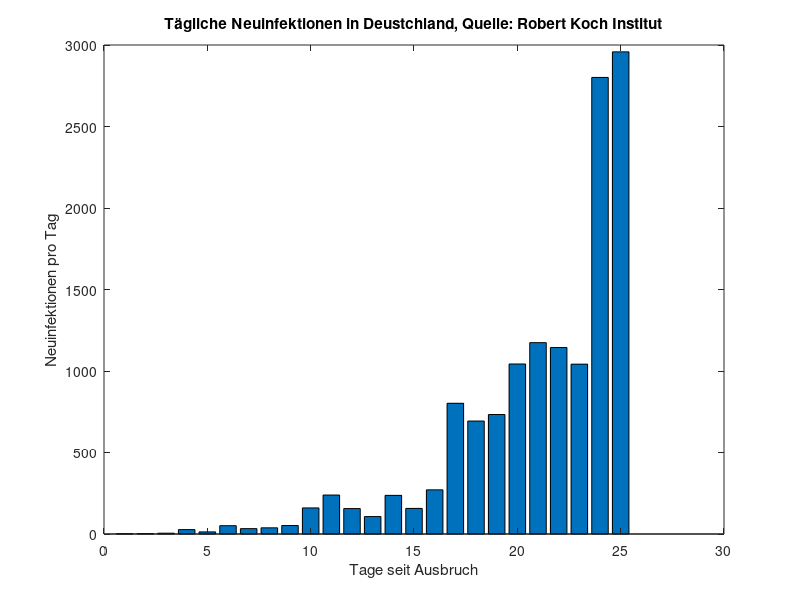
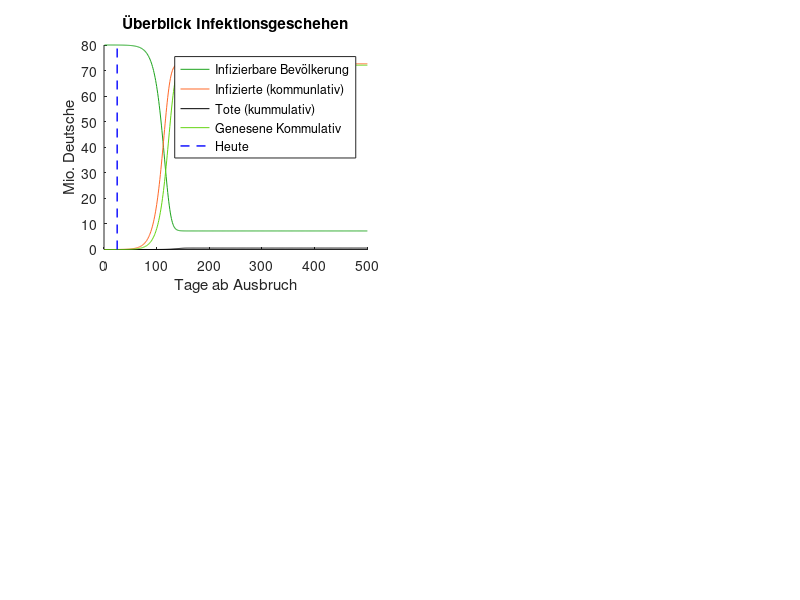

These charts were generated, in order, by the following MATLAB code: (Note: this script raises an error after producing the figures.)
close all
clear all


%%Inspired by Christopher Roemmelmayer
%%Implemented by Felix Kaiser


%% Pandemie Simulator
% 
% 
% Mit diesem Tool können anhand realen Daten verschiedene Ausbreitungsszenarien 
% einer Pandemie in einer Population simuliert werden. 
%% Annahmen
% 
%% 
% * Ein Krankheitsverlauf ist eine Sequenz von Inkubationszeit, Symptome zeigender 
% Zeit (ansteckend), im Falle eines schweren Verlaufs einer Lungenentzündung, 
% im Falle eines sehr schweren Verlaufs einer Zeit auf der Intensivstation und 
% evtl dem Tod.
%% 
% 
% 
% Quelle heirfür ist der <https://www.rki.de/DE/Content/InfAZ/N/Neuartiges_Coronavirus/Steckbrief.html 
% Corona-Steckbrief des RKI>
% 
% 
%% 
% * Die Basisreproduktionszahl gibt an, wie viele Menschen eine infizeirte Person 
% in ihrer infektiösen Phase im Durchschnitt ansteckt, falls die betroffene Bevölkerung 
% weder geimpft oder immun ist. Diese kann in dieser Simulation verändert werden, 
% um die unterschiedlichen Ausbreitungsgeschwindigkeiten der Krankheit bei keinen 
% Maßnahmen oder Social Distancing abzubilden.
%% 
% 
%% 
% * Die Nettoreproduktionszahl gibt an, wie viele Menschen eine Person in der 
% infektiösen Phase im Durchschnitt infiziert.
%% 
% $$\textrm{Nettoreproduktionszahl}=\textrm{Basisreproduktionszahl}*\left(1-p_{\textrm{Immune}\;\textrm{Population}} 
% \right)$$
% 
% 
%% 
% * DIe Anzahl der Neuinfizierten am Tag $t_{\textrm{heute}}$ errechnet sich 
% aus:
%% 
% $$\textrm{Neuinfektionen}\left(t_{\textrm{heute}} \right)=\sum_{t=t_{\textrm{heute}} 
% -\left(\textrm{Inkubationszeit}+\textrm{Infektiösezeit}\right)}^{t_{\textrm{heute}} 
% -\textrm{Inkubationszeit}} \textrm{Neuinfektionen}\left(t\right)*\frac{\textrm{Nettoreproduktionszahl}\left(t\right)}{\textrm{InfektiöseZeit}}$$
% 
% 
%% 
% * Bereits Infizierte können nicht nochmals angesteckt werden und sind somit 
% immun.
%% 
% 
%% Parameter 


AnteilImmuner = 0;

Basisreproduktionszahl = 1.8; % Source: RKI gibt an, wie viele Menschen eine bereits erkrankte Person im Durchschnitt infiziert, falls die betroffene Bevölkerung weder geimpft noch anderweitig vor der Übertragung geschützt wird
Nettoreproduktionszahl = Basisreproduktionszahl * (1-AnteilImmuner); % Source WIKI
Vorhersagezeitraum = 500;

AnteilKrankerZuBehandelnder =0.1;% Konservative Wahrscheinlichkeiten, behandelt werden zu müssen
AnteilBehandelterAufIntensivMitBeatmung =0.1;%Intensiv behandelt werden zu müssen
AnteilToterUnterSchwerenFaellen_WennBeatmet =0.22; % zu sterben
AnteilToterUnterSchwerenFaellen_WennNichtBeatmet = 0.8;

Population = ones(1,Vorhersagezeitraum)* 80000000;

Inkubationszeit =5; %Source RKI Steckbrief
InfektioeseZeit =4;
PneunmonieZeit =3;
KrankenhausPhase =14;


PARAMETERAUSGABE = 1;
if(PARAMETERAUSGABE) 
    Basisreproduktionszahl% Source: RKI gibt an, wie viele Menschen eine bereits erkrankte Person im Durchschnitt infiziert, falls die betroffene Bevölkerung weder geimpft noch anderweitig vor der Übertragung geschützt wird
    Vorhersagezeitraum
    AnteilKrankerZuBehandelnder% Konservative Wahrscheinlichkeiten, behandelt werden zu müssen
    AnteilBehandelterAufIntensivMitBeatmung%Intensiv behandelt werden zu müssen
    AnteilToterUnterSchwerenFaellen_WennBeatmet% zu sterben
    AnteilToterUnterSchwerenFaellen_WennNichtBeatmet
    Population(1)
    Inkubationszeit%Source RKI Steckbrief
    InfektioeseZeit
    PneunmonieZeit
    KrankenhausPhase
end

neuInfizierteAmTag = zeros(1,Vorhersagezeitraum+8);
bisherInfizierteAmTag = zeros(1,Vorhersagezeitraum);
geneseneAmTag = zeros(1,Vorhersagezeitraum);
InkubierendeInfizierteAmTag = zeros(1, Vorhersagezeitraum);
InfektioeseInfizierteAmTag = zeros(1,Vorhersagezeitraum);
ZubehandelndeInfizierteAmTag = zeros(1,Vorhersagezeitraum);
IntensivPatientenAmTag = zeros(1,Vorhersagezeitraum);
anteilBeatmeterIntensivPatienten = zeros(1,Vorhersagezeitraum);
ToteAmTag= zeros(1,Vorhersagezeitraum);
bisherToteAmTag= zeros(1,Vorhersagezeitraum);
neuGeneseneAmTag = zeros(1,Vorhersagezeitraum);
AnteilImmuner = zeros(1,Vorhersagezeitraum);
BasisreproduktionsrateArray = ones(1,Vorhersagezeitraum);
NettoreproduktionszahlArray = ones(1,Vorhersagezeitraum);



anstiegFaelleInGerProTagHistory = [2;3;5;27;13; 51;33;38;52;160;239;156;107;237;157;271;802;693;733;1043;1174;1144;1042;2801;2958];

%% Startbedingungen
% 
% 
% Als Startbedingunen sind die<https://www.rki.de/DE/Content/InfAZ/N/Neuartiges_Coronavirus/Fallzahlen.html  
% Zahlen des Robert-Koch-Instituts> angeben. 


figure(1)
bar(anstiegFaelleInGerProTagHistory);
xlabel('Tage seit Ausbruch');
ylabel('Neuinfektionen pro Tag')
title('Tägliche Neuinfektionen in Deustchland, Quelle: Robert Koch Institut')

simStart = length(anstiegFaelleInGerProTagHistory);

neuInfizierteAmTag(1:simStart) = anstiegFaelleInGerProTagHistory;

est_Nettoreproduktionszahl = anstiegFaelleInGerProTagHistory(end)*InfektioeseZeit / sum(anstiegFaelleInGerProTagHistory(end-(Inkubationszeit+InfektioeseZeit):end-Inkubationszeit));


% Modus wählen 

%%%%CHANGE MODE AND PARAMETERS HERE
MODUS = 1;

if (MODUS == 1)
    text = sprintf('Manuelle Basisreproduktionszahl: %1.2f',Basisreproduktionszahl);
    disp(text)
    BasisreproduktionsrateArray = ones(1,Vorhersagezeitraum) * Basisreproduktionszahl;
    NettoreproduktionszahlArray = ones(1,Vorhersagezeitraum) * Basisreproduktionszahl;
elseif (MODUS == 2)
    text = sprintf('Berechnete Basisreproduktionszahl: %1.2f',est_Nettoreproduktionszahl);
    disp(text)
    est_Nettoreproduktionszahl = anstiegFaelleInGerProTagHistory(end)*InfektioeseZeit / sum(anstiegFaelleInGerProTagHistory(end-(Inkubationszeit+InfektioeseZeit):end-Inkubationszeit));
    BasisreproduktionsrateArray = ones(1,Vorhersagezeitraum) * est_Nettoreproduktionszahl;
    NettoreproduktionszahlArray = ones(1,Vorhersagezeitraum) * est_Nettoreproduktionszahl;
    
end
% Ausgangssperre(n)


AUSGANGSSPERREN = false;

%% 
% Eingabe der Parameter der Ausganssperre als [[Anfangstag; Endtag; Basisinfektionszahl] 
% [...]]


if (AUSGANGSSPERREN)
    
    
    
    %disp('Szenario: Lockdown ab heute für 2 Wochen mit Basisreproduktionszahl = 0.8')
    % [[25;39; 0.8]] 
    %Winning Strategy zusammen mit Impfung nach 360 Tagen und 500000
    disp('Strategie mit Verschärfung des ersten Lockdowns, dann Lockerungen und Verschärfungen an das Geschehen angepasst')
    %Impfungen pro Tag : [[30;51; 0.8] [52 ;80 ;0.2] [170;210; 0.5] [250;270;0.2] [350;370;0.2]] 
    ausgangssperren_Beginn_Ende_BasisrepZahl = [[30;51; 0.8] [52 ;80 ;0.2] [170;210; 0.5] [250;270;0.2] [350;370;0.2]];
    
    anzahl_der_Ausgangssperren = size(ausgangssperren_Beginn_Ende_BasisrepZahl,2);
    
    text = sprintf('%1.0f Ausgangssperre(n) mit einstellbarer Reproduktionszahl', anzahl_der_Ausgangssperren);
    disp(text);
    
    shutdownTage = sum(ausgangssperren_Beginn_Ende_BasisrepZahl(2,:)-ausgangssperren_Beginn_Ende_BasisrepZahl(1,:));
    
    text = sprintf('Tage mit Ausgangsperre: %.0f', shutdownTage);
    disp(text);
    BasisreproduktionsrateArray = ones(1,Vorhersagezeitraum) * Basisreproduktionszahl ;
    
    for i = 1:anzahl_der_Ausgangssperren
        BasisreproduktionsrateArray(ausgangssperren_Beginn_Ende_BasisrepZahl(1,i):ausgangssperren_Beginn_Ende_BasisrepZahl(2,i)) = ausgangssperren_Beginn_Ende_BasisrepZahl(3,i);
    end
    
    %Tag_der_Ausgangssperre = 30;
    %Tag_des_Ende_der_Ausgangssperre = 51;
    %Basisreproduktionsrate_Nach_Ausgangssperre = 0.8;
    
    %BasisreproduktionsrateArray = ones(1,Vorhersagezeitraum);
    %BasisreproduktionsrateArray(1:end) = Basisreproduktionszahl;
    %BasisreproduktionsrateArray(Tag_der_Ausgangssperre + 1:Tag_des_Ende_der_Ausgangssperre) = Basisreproduktionsrate_Nach_Ausgangssperre;
    
    for i = length(BasisreproduktionsrateArray)
        NettoreproduktionszahlArray(i) =  BasisreproduktionsrateArray(i);
    end

else
    disp('Keine Ausgangssperren verhängt');
end
% Impfung

IMPFUNG = false;

if (IMPFUNG)
    
    Tag_der_Markteinfuehrung = 360;
    taegliche_Impfungen = 500000;
    text = sprintf('Ab dem Tag %.0f werden täglich %.0f Menschen geimpft', Tag_der_Markteinfuehrung,taegliche_Impfungen);
    disp(text);
else
    disp('Impfung deaktiviert');
end


% Intensivbetten-Ausbau




GesamtIntensivBetten = 28000; % Gesamt Intensivbetten
IntensivKapazitaet = zeros(1,Vorhersagezeitraum) + GesamtIntensivBetten*0.21;

INTENSIV_AUSBAU = false;

if (INTENSIV_AUSBAU)
    Tag_des_Beginns = 100;
    taeglich_neue_Betten = 500;
    
    for ausbauTag = (Tag_des_Beginns:Vorhersagezeitraum)
        IntensivKapazitaet(ausbauTag) = IntensivKapazitaet(ausbauTag-1) + taeglich_neue_Betten;
        
    end
    text = sprintf('Es werden ab Tag %.0f täglich %.0f neue IntensivBetten aufgebaut', Tag_des_Beginns, taeglich_neue_Betten);
    disp(text);
else
    disp('Die Funktion Intesivbetten auszubauen ist NICHT aktiviert')
end







%% Simulation 

 





for t = 1:Vorhersagezeitraum
    
    if t>=simStart-Inkubationszeit
        % Gleichverteilte Infektion neuer Personen über den Infektionszeitraum
        for x = (t+Inkubationszeit):(t+Inkubationszeit+InfektioeseZeit-1)
            
            neuInfizierteAmTag(x) = neuInfizierteAmTag(x) + neuInfizierteAmTag(t)*NettoreproduktionszahlArray(t) / InfektioeseZeit;
            
        end
    end
    
    %Infizierte in Inkubationszeit
    InkubierendeInfizierteAmTag(t) = sum(neuInfizierteAmTag(max(1,t-(Inkubationszeit)):t));
    
    %Infektiöse und symptomezeigende Infizierte
    InfektioeseInfizierteAmTag(t) = sum(neuInfizierteAmTag(max(1,t-(InfektioeseZeit+Inkubationszeit)):t-Inkubationszeit));
    
    %ZubehandelndeInfizierte
    ZubehandelndeInfizierteAmTag(t) = AnteilKrankerZuBehandelnder * sum(neuInfizierteAmTag(max(1,t-(Inkubationszeit+InfektioeseZeit+PneunmonieZeit)):max(1,t-(Inkubationszeit+InfektioeseZeit))));
    
    %IntensivPatienten
    IntensivPatientenAmTag(t) = AnteilKrankerZuBehandelnder * AnteilBehandelterAufIntensivMitBeatmung*  sum(neuInfizierteAmTag(max(1,t-(Inkubationszeit+InfektioeseZeit+PneunmonieZeit+KrankenhausPhase)):max(1,t-(Inkubationszeit+InfektioeseZeit+PneunmonieZeit))));
    anteilBeatmeterIntensivPatienten(t) = min(max(IntensivKapazitaet(t)/IntensivPatientenAmTag(t),0),1);
    %Tote
    if t>Inkubationszeit+InfektioeseZeit+PneunmonieZeit+KrankenhausPhase
        
        ToteAmTag(t) = (anteilBeatmeterIntensivPatienten(t) * AnteilToterUnterSchwerenFaellen_WennBeatmet + (1-anteilBeatmeterIntensivPatienten(t)) * AnteilToterUnterSchwerenFaellen_WennNichtBeatmet) * AnteilKrankerZuBehandelnder * AnteilBehandelterAufIntensivMitBeatmung * neuInfizierteAmTag(t-(Inkubationszeit+InfektioeseZeit+PneunmonieZeit+KrankenhausPhase));
        
        
    end
    bisherToteAmTag(t) = bisherToteAmTag(max(1,t-1)) + ToteAmTag(t);
    Population(t) = Population(max(1,t-1))-ToteAmTag(t);
    
    %bisherInfizierte kumulativ
    bisherInfizierteAmTag(t) = bisherInfizierteAmTag(max(1,t-1)) + neuInfizierteAmTag(t);
    
    
    %Begrenzung: Es kann nur die ganze Population angesteckt werden
    if (bisherInfizierteAmTag(t) + neuInfizierteAmTag(t+1) > Population(t))
        neuInfizierteAmTag(t+1) = Population(t) - bisherInfizierteAmTag(t);
    end
    
    
    
    if(t>Inkubationszeit+InfektioeseZeit)
        % geneseneAmTag(t) = sum(neuInfizierteAmTag(1:t-(Inkubationszeit+InfektioeseZeit)));
    end
    
    if(t>Inkubationszeit+InfektioeseZeit)
        
        neuGeneseneAmTag(t) = (1-AnteilKrankerZuBehandelnder) * neuInfizierteAmTag(t-(Inkubationszeit+InfektioeseZeit));
        
        if(t>Inkubationszeit+InfektioeseZeit+ PneunmonieZeit)
            
            neuGeneseneAmTag(t) = neuGeneseneAmTag(t)+ AnteilKrankerZuBehandelnder *  (1- AnteilBehandelterAufIntensivMitBeatmung) * neuInfizierteAmTag(t-(Inkubationszeit+InfektioeseZeit + PneunmonieZeit));
            
            
            if (t>Inkubationszeit+InfektioeseZeit+ PneunmonieZeit+KrankenhausPhase)
                
                neuGeneseneAmTag(t) = neuGeneseneAmTag(t)+ AnteilKrankerZuBehandelnder *  AnteilBehandelterAufIntensivMitBeatmung * neuInfizierteAmTag(t-(Inkubationszeit+InfektioeseZeit + PneunmonieZeit + KrankenhausPhase)) - ToteAmTag(t);
                
            end
        end
    end
    
    geneseneAmTag(t) = geneseneAmTag(max(1,t-1))+ neuGeneseneAmTag(t);
    
    
    
    AnteilImmuner(t+1) = AnteilImmuner(t)+neuInfizierteAmTag(t)/Population(t);
    
    if (IMPFUNG == 1)
        if (t>Tag_der_Markteinfuehrung)
            AnteilImmuner(t+1) = AnteilImmuner(t+1) + taegliche_Impfungen/Population(t);
        end
    end
    
    if(AnteilImmuner(t+1) >1)
        AnteilImmuner(t+1)=1;
    end
    
    NettoreproduktionszahlArray(t+1) = BasisreproduktionsrateArray(t) * (1-AnteilImmuner(t+1));
    
    
end



%% Ergebnisse


text = sprintf('Anzahl Toter: %.0f', bisherToteAmTag(end));
disp(text);

flag = 0;
UeberlastungsPatientenTage = 0;
for tag = 1:Vorhersagezeitraum
    if (IntensivPatientenAmTag(tag) > IntensivKapazitaet(tag))
        if(~flag)
            tag_der_Ueberlastung = tag;
            flag = 1;
        end
        UeberlastungsPatientenTage = UeberlastungsPatientenTage + (IntensivPatientenAmTag(tag) - IntensivKapazitaet(tag));
    end
end
if flag
    text = sprintf('Tag der Überlastung der Intensivstationen: %.0f', tag_der_Ueberlastung);
    disp(text);
    text = sprintf('Überlastung in Patienten*Tag: %.0f', UeberlastungsPatientenTage);
    disp(text);
else
    text = sprintf('Gesundheitssystem wurde NICHT überlastet');
    disp(text);
end

infizierteHeute = InkubierendeInfizierteAmTag(simStart)+InfektioeseInfizierteAmTag(simStart)+ZubehandelndeInfizierteAmTag(simStart)+IntensivPatientenAmTag(simStart);
tag_bis_weniger_Infizierte_als_heute = 0;
flag = 0;
for tag = simStart:Vorhersagezeitraum
    infizierteAmTag =  InkubierendeInfizierteAmTag(tag)+InfektioeseInfizierteAmTag(tag)+ZubehandelndeInfizierteAmTag(tag)+IntensivPatientenAmTag(tag);
    if(infizierteHeute > infizierteAmTag)
        if (~flag)
            flag = 1;
            tag_bis_weniger_Infizierte_als_heute = tag;
        end
    end
end

if(flag)
    text = sprintf('Nach %.0f Tagen gibt es weniger Infizierte als heute', tag_bis_weniger_Infizierte_als_heute);
    disp(text);
else
    disp('Im Simulationszeitraum gibt es keinen Tag mit weniger Infizierten als heute');
end




figure(2)

set(gcf,'Position',[10 10 1000 500])

p3 = subplot(2,2,1);
hold on
%Infizierbare Bevölkerung
plot(1:Vorhersagezeitraum,Population(1:Vorhersagezeitraum).*(1-AnteilImmuner(1:Vorhersagezeitraum)),'Color' ,[0.1098    0.6392    0.1098]);
%Infizierte Kommulativ
plot(bisherInfizierteAmTag,'Color', [1.0000    0.4118    0.1608]);
%Tote kommulativ
plot(bisherToteAmTag,'k');
%Genesene Kommulativ
plot(geneseneAmTag, 'Color', [ 0.3922    0.8314    0.0745]);

title('Überblick Infektionsgeschehen');
y = ylim; % current y-axis limits
plot([simStart simStart],[y(1) y(2)], 'LineStyle', "--", "LineWidth",1, 'Color', 'b');

if(AUSGANGSSPERREN)
    for i = 1:anzahl_der_Ausgangssperren
        x1 = ausgangssperren_Beginn_Ende_BasisrepZahl(1,i);
        x2 = ausgangssperren_Beginn_Ende_BasisrepZahl(2,i);
        boxx=[x1 x1 x2 x2];
        boxy=[0 y(2) y(2) 0];
        patch(boxx, boxy,[0 0 0],'FaceAlpha',max(ausgangssperren_Beginn_Ende_BasisrepZahl(3,i)*(-0.25)+0.25,0),'EdgeColor', 'none');
        
    end
end

yticks([0 10e6 20e6 30e6 40e6 50e6 60e6 70e6 80e6]);
yticklabels({'0','10','20','30','40','50','60','70','80'});
xlabel('Tage ab Ausbruch')
ylabel('Mio. Deutsche')
legend(p3,'Infizierbare Bevölkerung', 'Infizierte (kommunlativ)', 'Tote (kummulativ)','Genesene Kommulativ', 'Heute');
legend(p3, 'Location','NW');


%figure(3)
p2 = subplot(2,2,2);
hold on

plot(ZubehandelndeInfizierteAmTag,'Color',[ 0.5098    0.4588    0.1216])
plot(IntensivPatientenAmTag,'Color', [1.0000    0.4118    0.1608])
plot(ToteAmTag,'r')
plot(bisherToteAmTag,'k',"LineWidth",1)
plot(IntensivKapazitaet,'Color',[0.7843    0.1333    0.8314], 'LineStyle', "--", "LineWidth",1)

title('Belastung des Gesundheitssystem');


y = ylim; % current y-axis limits
plot([simStart simStart],[y(1) y(2)], 'LineStyle', "--", "LineWidth",1, 'Color', 'b');

if(AUSGANGSSPERREN)
    for i = 1:anzahl_der_Ausgangssperren
        x1 = ausgangssperren_Beginn_Ende_BasisrepZahl(1,i);
        x2 = ausgangssperren_Beginn_Ende_BasisrepZahl(2,i);
        boxx=[x1 x1 x2 x2];
        boxy=[0 y(2) y(2) 0];
        patch(boxx, boxy,[0 0 0],'FaceAlpha',max(ausgangssperren_Beginn_Ende_BasisrepZahl(3,i)*(-0.25)+0.25,0),'EdgeColor', 'none');
    end
else
    
end


xlabel('Tage ab Ausbruch')
ylabel('Patienten')
legend(p2,'Lungenentzündugen','IntensivPatienten','Tote(neu)','Tote(kommulativ)','Intensivbetten', 'Heute')
legend(p2,'Location','NW');


p5 = subplot(2,2,3);
hold on
%Neuinfizierte täglich
plot(neuInfizierteAmTag,'r');
%Infizierte Kommulativ
plot(bisherInfizierteAmTag,'Color', [1.0000    0.4118    0.1608]);
%Inkubierende
plot(InkubierendeInfizierteAmTag,'y');
%Infektiöse
plot(InfektioeseInfizierteAmTag, 'g');
%Lungenentzündungen
plot(ZubehandelndeInfizierteAmTag, 'm');
%Intensivpatienten
plot(IntensivPatientenAmTag,'Color', [1.0000    0.4118    0.1608]);

title('Infektionsgeschehen');
ylim([0 bisherInfizierteAmTag(simStart+10)])

y = ylim; % current y-axis limits
plot([simStart simStart],[y(1) y(2)], 'LineStyle', "--", "LineWidth",1, 'Color', 'b');


if(AUSGANGSSPERREN)
    xlim([0 ausgangssperren_Beginn_Ende_BasisrepZahl(2,end)+50]);
    for i = 1:anzahl_der_Ausgangssperren
        x1 = ausgangssperren_Beginn_Ende_BasisrepZahl(1,i);
        x2 = ausgangssperren_Beginn_Ende_BasisrepZahl(2,i);
        boxx=[x1 x1 x2 x2];
        boxy=[0 y(2) y(2) 0];
        patch(boxx, boxy,[0 0 0],'FaceAlpha',max(ausgangssperren_Beginn_Ende_BasisrepZahl(3,i)*(-0.25)+0.25,0),'EdgeColor', 'none');
    end
else
    xlim([0 simStart+50]);
end

xlabel('Tage ab Ausbruch')
ylabel('Patienten')
legend(p5, 'Neuinfizierte (pro Tag)', 'Infizierte (kommulativ)','Inkubierende','Infektiöse','Lungenentzündungen','Intensivpatienten', 'Heute');

legend(p5, 'Location','NW');


%figure(5)
p4 = subplot(2,2,4);
hold on
plot(ZubehandelndeInfizierteAmTag,'m')
plot(IntensivPatientenAmTag,'Color', [1.0000    0.4118    0.1608])
plot(ToteAmTag,'r')
plot(bisherToteAmTag,'k', "LineWidth",1)
plot(IntensivKapazitaet,'Color',[0.7843    0.1333    0.8314], 'LineStyle', "--", "LineWidth",1)

title('Auslastung Gesundheitssystem');
xlim([0 Vorhersagezeitraum]);
ylim([0 1.1*IntensivKapazitaet(end)]);



y = ylim; % current y-axis limits
plot([simStart simStart],[y(1) y(2)], 'LineStyle', "--", "LineWidth",1, 'Color', 'b');


if(AUSGANGSSPERREN)
    for i = 1:anzahl_der_Ausgangssperren
        x1 = ausgangssperren_Beginn_Ende_BasisrepZahl(1,i);
        x2 = ausgangssperren_Beginn_Ende_BasisrepZahl(2,i);
        boxx=[x1 x1 x2 x2];
        boxy=[0 y(2) y(2) 0];
        patch(boxx, boxy,[0 0 0],'FaceAlpha',max(ausgangssperren_Beginn_Ende_BasisrepZahl(3,i)*(-0.25)+0.25,0),'EdgeColor', 'none');
    end
end

xlabel('Tage ab Ausbruch')
ylabel('Patienten')
legend(p4, 'Lungenentzündungen','IntensivPatienten','Tote(neu)','Tote (kommulativ)','Intensivbetten', 'Heute')

legend(p4, 'Location','NW');


figure(3)
set(gcf,'Position',[10 10 1000 250])
subplot(1,3,1)
hold on
plot(NettoreproduktionszahlArray)
plot([1, Vorhersagezeitraum],[1 1], 'LineStyle', "--", "LineWidth",1, 'Color', 'k');
y = ylim;
if(AUSGANGSSPERREN)
    for i = 1:anzahl_der_Ausgangssperren
        x1 = ausgangssperren_Beginn_Ende_BasisrepZahl(1,i);
        x2 = ausgangssperren_Beginn_Ende_BasisrepZahl(2,i);
        boxx=[x1 x1 x2 x2];
        boxy=[0 y(2) y(2) 0];
        patch(boxx, boxy,[0 0 0],'FaceAlpha',max(ausgangssperren_Beginn_Ende_BasisrepZahl(3,i)*(-0.25)+0.25,0),'EdgeColor', 'none');
    end
end

title('Nettoreproduktionszahl');
xlabel('Tage ab Ausbruch');
ylabel('Nettoreproduktionszahl')
ylim([0 max(NettoreproduktionszahlArray)*1.1]);

subplot(1,3,2)
hold on
plot(anteilBeatmeterIntensivPatienten);
y = ylim;
if(AUSGANGSSPERREN)
    for i = 1:anzahl_der_Ausgangssperren
        x1 = ausgangssperren_Beginn_Ende_BasisrepZahl(1,i);
        x2 = ausgangssperren_Beginn_Ende_BasisrepZahl(2,i);
        boxx=[x1 x1 x2 x2];
        boxy=[0 y(2) y(2) 0];
        patch(boxx, boxy,[0 0 0],'FaceAlpha',max(ausgangssperren_Beginn_Ende_BasisrepZahl(3,i)*(-0.25)+0.25,0),'EdgeColor', 'none');
    end
end

title('Intensivbettenmangel')
xlabel('Tage ab Ausbruch');
ylabel('Anteil der Intensiv Patieneten, die adäquat behandelt werden')
ylim([0 1.1])
yticks([0 0.1 0.2 0.3 0.4 0.5 0.6 0.7 0.8 0.9 1]);
yticklabels({'0%','10%','20%','30%','40%','50%','60%','70%','80%', '90%', '100%'});

subplot(1,3,3)

rueckSchau_Zeitraum = 5;

for index = round(rueckSchau_Zeitraum+1:1:Vorhersagezeitraum)
    indizes = index-rueckSchau_Zeitraum: index;
    x= transpose(indizes);
    y =transpose(log(bisherInfizierteAmTag(indizes)));
    m(index) = x\y;
end

verdopplungzeit= log(2)./m(m~=0);
plot(verdopplungzeit);
y = ylim;
if(AUSGANGSSPERREN)
    for i = 1:anzahl_der_Ausgangssperren
        x1 = ausgangssperren_Beginn_Ende_BasisrepZahl(1,i);
        x2 = ausgangssperren_Beginn_Ende_BasisrepZahl(2,i);
        boxx=[x1 x1 x2 x2];
        boxy=[0 y(2) y(2) 0];
        patch(boxx, boxy,[0 0 0],'FaceAlpha',max(ausgangssperren_Beginn_Ende_BasisrepZahl(3,i)*(-0.25)+0.25,0),'EdgeColor', 'none');
    end
end

title('Verdopplungszeit')
xlabel('Tage ab Ausbruch');
ylabel(sprintf('Verdopplungszeit errechnet aus den letzten %.0f Tagen', rueckSchau_Zeitraum));